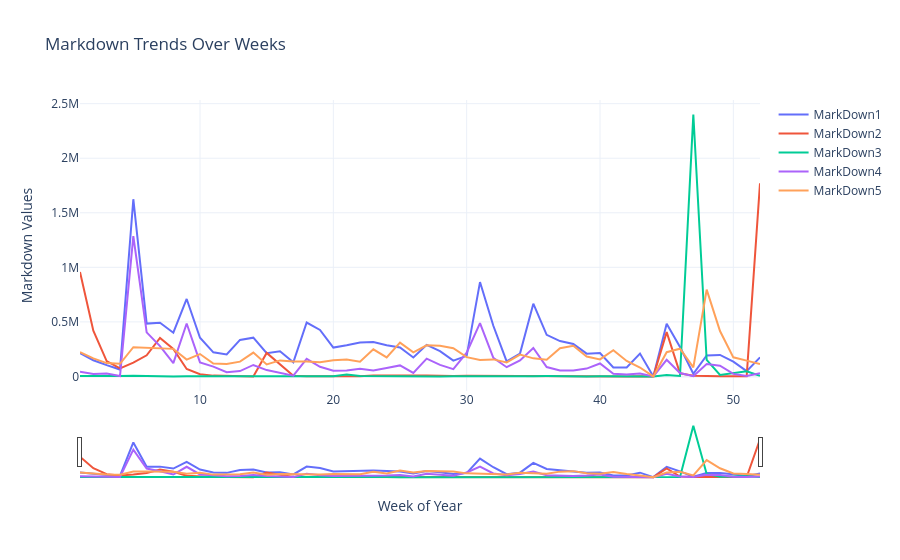

Write notebook code for a chart like this one.
### Code cell
import plotly.graph_objs as go
fig = go.Figure()
fig.add_trace(go.Scatter(x=weekly_aggregates.index, y=weekly_aggregates['MarkDown1'], name='MarkDown1', mode='lines'))
fig.add_trace(go.Scatter(x=weekly_aggregates.index, y=weekly_aggregates['MarkDown2'], name='MarkDown2', mode='lines'))
fig.add_trace(go.Scatter(x=weekly_aggregates.index, y=weekly_aggregates['MarkDown3'], name='MarkDown3', mode='lines'))
fig.add_trace(go.Scatter(x=weekly_aggregates.index, y=weekly_aggregates['MarkDown4'], name='MarkDown4', mode='lines'))
fig.add_trace(go.Scatter(x=weekly_aggregates.index, y=weekly_aggregates['MarkDown5'], name='MarkDown5', mode='lines'))
fig.update_layout(
title='Markdown Trends Over Weeks',
xaxis_title='Week of Year',
yaxis_title='Markdown Values',
template='plotly_white'
)
fig.update_xaxes(rangeslider_visible=True)
fig.show()
print("\nMarkdown Summary Statistics:")
print(weekly_aggregates[['MarkDown1', 'MarkDown2', 'MarkDown3', 'MarkDown4', 'MarkDown5']].describe())
max_markdown_week = weekly_aggregates[['MarkDown1', 'MarkDown2', 'MarkDown3', 'MarkDown4', 'MarkDown5']].sum(axis=1).idxmax()
print(f"\nWeek with highest total markdowns: Week {max_markdown_week}")
